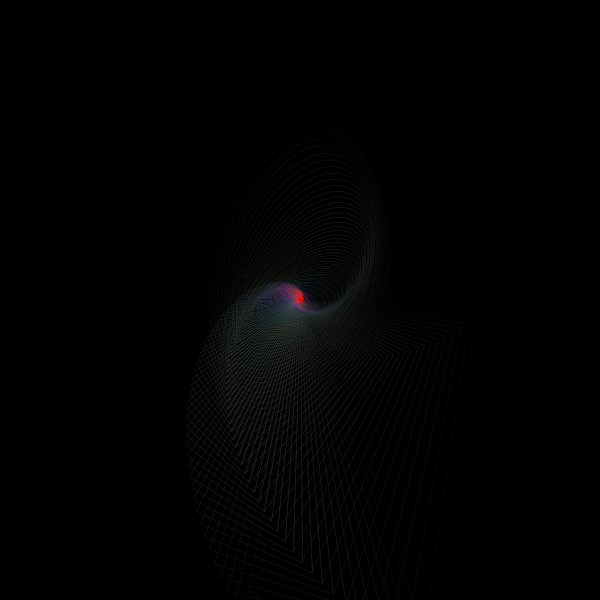
Frame 1 (no input)
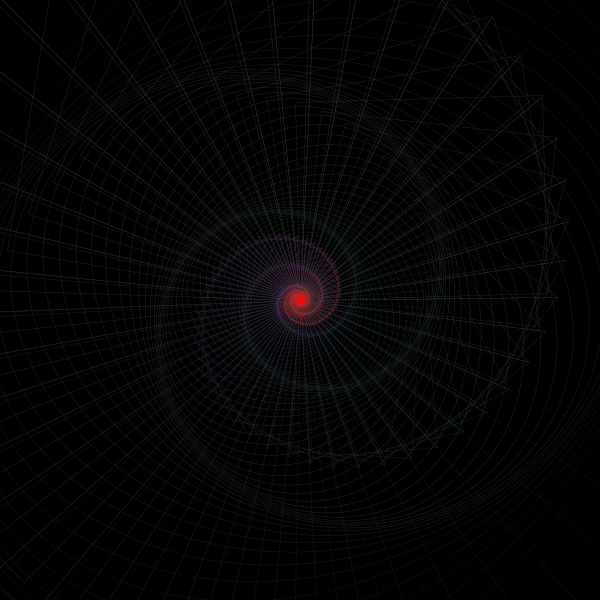
Frame 60 (the mouse pressed at the canvas centre just before this capture)
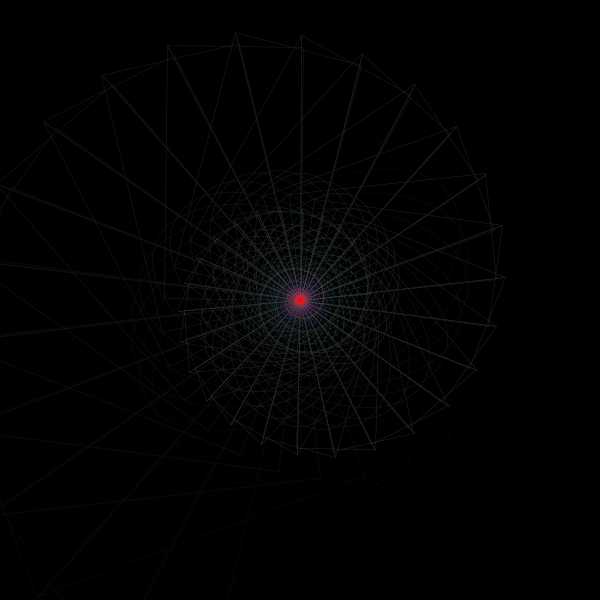
Frame 120 (the mouse held since frame 60 and released just before this capture)

The Processing sketch that drew these frames (run headless with seeded random() and noise(); from frame 60 on, the mouse is pressed at the canvas centre):

// Processing sketch: processing_83610
// ── processing_83610.pde

float angle = 2;
float grow = 10;
float ellipseWidth = 200;
float ellipseHeight = 400;

void setup() {
  size (600, 600);
}

void draw() {

  background(0);
  noFill();
  stroke(255);
  ellipseMode(CENTER);
  colorMode(HSB);
  translate(width/2, height/2);

  int counter = 0;
  while (counter<600) {

    stroke(counter*3,counter*2,counter*2);
    ellipse(0, 0, ellipseWidth, ellipseHeight);
    rect(0, 0, ellipseWidth, ellipseHeight);
    line(0, 0, ellipseWidth, ellipseHeight);
    triangle(0, 0,0,0, ellipseWidth, ellipseHeight);
    rotate(radians(angle));
    scale(0.96, 0.96);

    counter++;
  }

  angle+= 0.1;
  
  ellipseWidth = ellipseWidth + grow;
  ellipseHeight = ellipseHeight + grow;
  
  
  if (ellipseWidth > 800) {
    grow = - grow;
      }
      else if (ellipseHeight <100) { 
        grow = - grow;
      }
  
  
  
  
  
}
